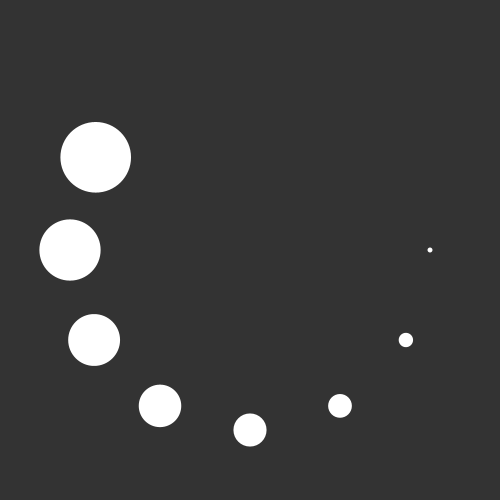
Frame 1 (no input)
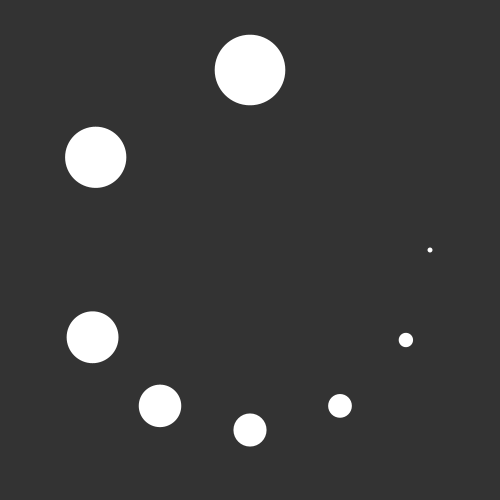
Frame 60 (the mouse pressed at the canvas centre just before this capture)
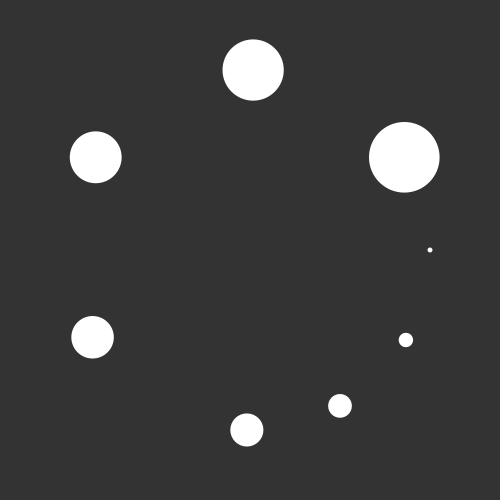
Frame 120 (the mouse held since frame 60 and released just before this capture)

The Processing sketch that drew these frames (run headless with seeded random() and noise(); from frame 60 on, the mouse is pressed at the canvas centre):

// Processing sketch: followBalls
// ── followBalls.pde
int n = 8 ;
PVector[] location = new PVector[n] ;

void setup() {
  size(500, 500) ;
  noStroke() ;
  translate(width / 2, height / 2) ;
  for (int i = 0 ; i < n ; i++) {
    float r = 180 ;
    location[i] = new PVector(r * cos(radians(i * 30)),
                              r * sin(radians(i * 30))) ;
  }
  frameRate(180) ;
}

void draw() {
  background(51) ;
  translate(width / 2, height /2) ;
  int count = frameCount % 360 ;
  if (0 <= count && count < 120) location[7].rotate(radians(1)) ;
  if (30 <= count && count < 150) location[6].rotate(radians(1)) ;
  if (60 <= count && count < 180) location[5].rotate(radians(1)) ;
  if (90 <= count && count < 210) location[4].rotate(radians(1)) ;
  if (120 <= count && count < 240) location[3].rotate(radians(1)) ;
  if (150 <= count && count < 270) location[2].rotate(radians(1)) ;
  if (180 <= count && count < 300) location[1].rotate(radians(1)) ;
  if (210 <= count && count < 330) location[0].rotate(radians(1)) ;
  for (int i = 0 ; i < n ; i++) {
    float diameter = lerp(5, 80, float(i) / n);
    ellipse(location[i].x, location[i].y, diameter, diameter) ;
  }
}
